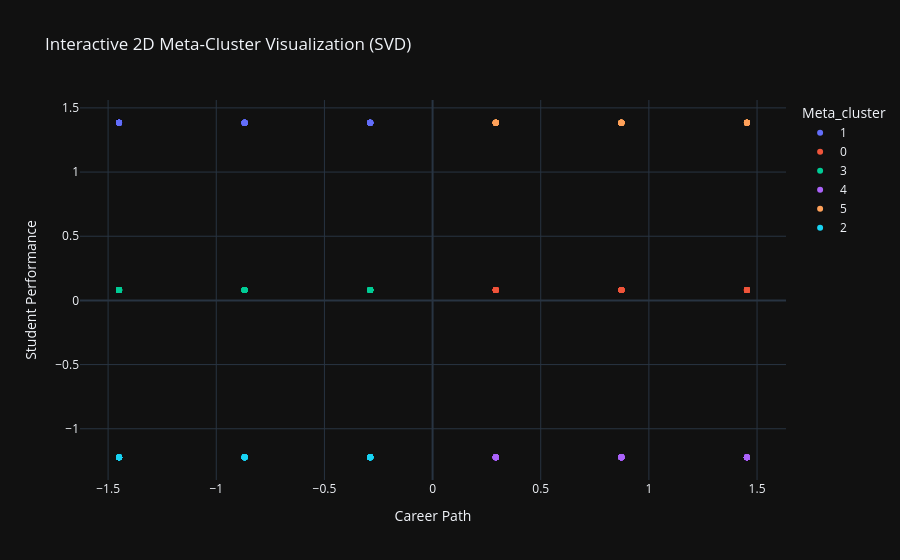

The notebook cell this image was saved under:
### Code cell
import plotly.express as px

# Prepare the data for Plotly
df_plot = df_meta.copy()
df_plot['Career Path'] = X_meta_scaled[:, 0]
df_plot['Student Performance'] = X_meta_scaled[:, 1]
df_plot['Meta_cluster'] = df_plot['Meta_cluster'].astype(str) # Convert to string for discrete color mapping

# Create 2D Plot
fig_2d = px.scatter(
    df_plot, 
    x='Career Path', 
    y='Student Performance', 
    color='Meta_cluster',
    hover_data=['Career Path', 'Student Performance'],
    title='Interactive 2D Meta-Cluster Visualization (SVD)',
    labels={'Career Path': 'Career Path', 'Student Performance': 'Student Performance'},
    template='plotly_dark'
)

fig_2d.show()
